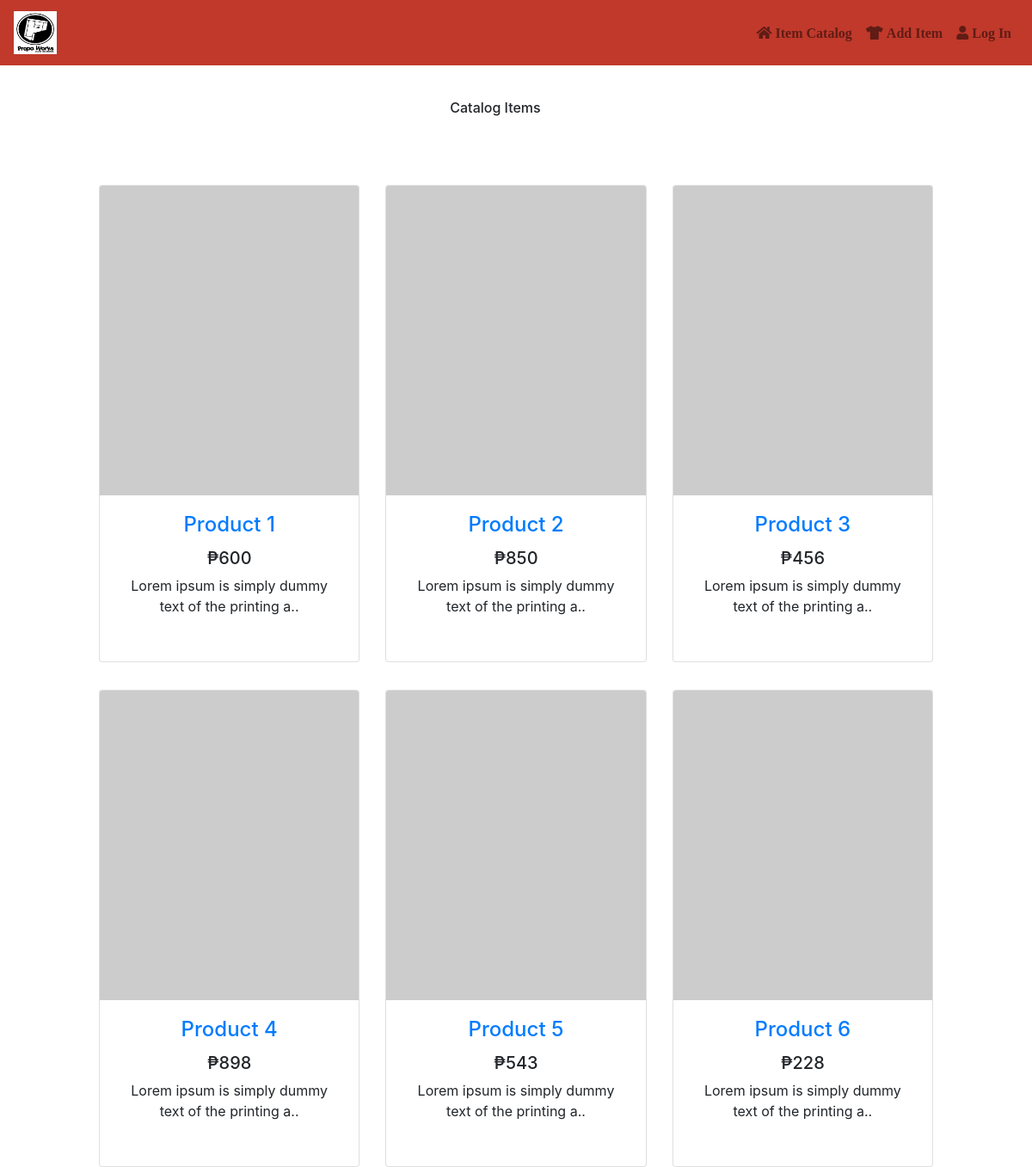
Page /views/admindashboard.php on the committed database.
### tables this page shows
CREATE TABLE `tbl_items` (
  `id` int(11) NOT NULL,
  `name` varchar(255) NOT NULL,
  `price` decimal(10,0) NOT NULL,
  `description` varchar(255) NOT NULL,
  `img_path` varchar(255) NOT NULL,
  `category_id` int(11) NOT NULL,
  `featured_item` int(11) NOT NULL DEFAULT 0
);

### views/admindashboard.php (the view)
<?php include "../partials/header.php";?>
<?php include "../partials/admin_navbar.php";?>
<div class="container-fluid pt-2 mt-1">
	<div class="row">
		<div class="col-lg-1"></div>
		<div class="col-lg-10">
			<h6 class="text-center mt-5 mb-5 mr-5">Catalog Items</h6>
			<div class="row" id="items">
				<?php
			      require "../controllers/connect.php";
			      $sql = "SELECT * FROM tbl_items";
			      $result = mysqli_query($conn,$sql);
			      if(mysqli_num_rows($result) > 0){
			      	while($row = mysqli_fetch_assoc($result)){
			      		echo "
			      		<div class='col-md-4 mb-3 mt-3'>
			      			<div class='card h-100 mt-3 mb-3 text-center'>
			      				<img class='card-img-top' src='$row[img_path]'>
				  					<div class='card-body'>
				  						<a href='admin_product.php?id=$row[id]'><h4 class='card-title'>$row[name]</h4></a>
				  						<h5>&#8369;$row[price]</h5>
				  						<p class='card-text'>
				  							$row[description]
				  						</p>
				  					</div>
			      			</div>
			      		</div>";
			      	}
			      }
			     ?>
			</div>
		</div>
	</div>
</div>

### assets/css/demo.css (style rules this page uses)
* { margin: 0; padding: 0; box-sizing: border-box; }
.card { height: 100%; }

### assets/css/style2.css (style rules this page uses)
* { margin: 0; padding: 0; box-sizing: border-box; }
.card-img-top { width: 100%; height: 30vw; object-fit: cover; }

### rows in the picture
tbl_items: name "Product 1", price "600", description "Lorem ipsum is simply dummy text of the printing a.."
tbl_items: name "Product 2", price "850", description "Lorem ipsum is simply dummy text of the printing a.."
tbl_items: name "Product 3", price "456", description "Lorem ipsum is simply dummy text of the printing a.."
tbl_items: name "Product 4", price "898", description "Lorem ipsum is simply dummy text of the printing a.."
tbl_items: name "Product 5", price "543", description "Lorem ipsum is simply dummy text of the printing a.."
tbl_items: name "Product 6", price "228", description "Lorem ipsum is simply dummy text of the printing a.."
